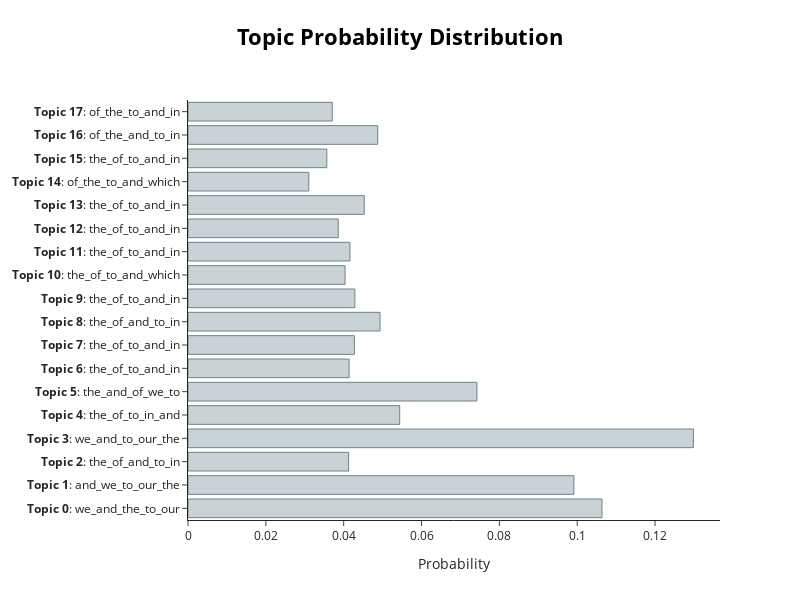

The code cell stored with this chart in its notebook:
### Markdown cell above
### Topic Distribution for the First Speech

### Code cell
distribution, _ = topic_model.approximate_distribution(docs[0])
topic_dist = topic_model.visualize_distribution(distribution[0])
topic_dist.write_html("outputs/BERtopic_dist")
topic_dist

### Figure 1 — Plotly figure (JSON) as saved in the notebook; plotly's stock layout.template omitted (floating-point values rounded to 4 significant figures)
{"data": [{"marker": {"color": "#C8D2D7", "line": {"color": "#6E8484", "width": 1}}, "orientation": "h", "type": "bar", "x": [0.1064, 0.09914, 0.04127, 0.1299, 0.05439, 0.07423, 0.0414, 0.04276, 0.04934, 0.04287, 0.04036, 0.04161, 0.0386, 0.04529, 0.03104, 0.03567, 0.04875, 0.03707], "y": ["<b>Topic 0</b>: we_and_the_to_our", "<b>Topic 1</b>: and_we_to_our_the", "<b>Topic 2</b>: the_of_and_to_in", "<b>Topic 3</b>: we_and_to_our_the", "<b>Topic 4</b>: the_of_to_in_and", "<b>Topic 5</b>: the_and_of_we_to", "<b>Topic 6</b>: the_of_to_and_in", "<b>Topic 7</b>: the_of_to_and_in", "<b>Topic 8</b>: the_of_and_to_in", "<b>Topic 9</b>: the_of_to_and_in", "<b>Topic 10</b>: the_of_to_and_which", "<b>Topic 11</b>: the_of_to_and_in", "<b>Topic 12</b>: the_of_to_and_in", "<b>Topic 13</b>: the_of_to_and_in", "<b>Topic 14</b>: of_the_to_and_which", "<b>Topic 15</b>: the_of_to_and_in", "<b>Topic 16</b>: of_the_and_to_in", "<b>Topic 17</b>: of_the_to_and_in"]}], "layout": {"height": 600, "hoverlabel": {"bgcolor": "white", "font": {"family": "Rockwell", "size": 16}}, "title": {"font": {"color": "Black", "size": 22}, "text": "<b>Topic Probability Distribution</b>", "x": 0.5, "xanchor": "center", "y": 0.95, "yanchor": "top"}, "width": 800, "xaxis": {"title": {"text": "Probability"}}}}
